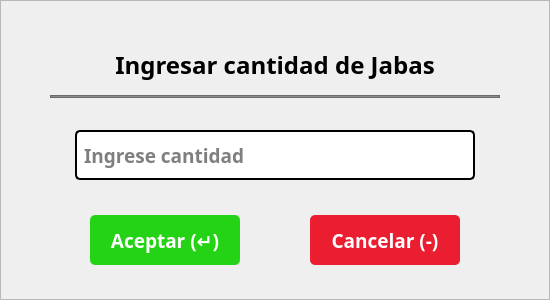
   <widget class="QFrame" name="frmIngresarCantidadJabas">
    <property name="geometry">
     <rect>
      <x>1270</x>
      <y>1440</y>
      <width>550</width>
      <height>300</height>
     </rect>
    </property>
    <property name="styleSheet">
     <string notr="true">#frmIngresarCantidadJabas{background-color: rgb(255, 255, 255);
color: rgb(0, 0, 0);
border:none;
border-radius: 10px;
border: 2px solid #D9D9D9;}</string>
    </property>
    <property name="frameShape">
     <enum>QFrame::StyledPanel</enum>
    </property>
    <property name="frameShadow">
     <enum>QFrame::Raised</enum>
    </property>
    <widget class="QLabel" name="lblTextoIngresarCantidad_2">
     <property name="geometry">
      <rect>
       <x>50</x>
       <y>35</y>
       <width>450</width>
       <height>60</height>
      </rect>
     </property>
     <property name="font">
      <font>
       <family>Poppins</family>
       <pointsize>18</pointsize>
       <weight>75</weight>
       <bold>true</bold>
      </font>
     </property>
     <property name="text">
      <string>Ingresar cantidad de Jabas</string>
     </property>
     <property name="alignment">
      <set>Qt::AlignCenter</set>
     </property>
    </widget>
    <widget class="QLineEdit" name="txtCantidadParaIngresarJabas">
     <property name="geometry">
      <rect>
       <x>75</x>
       <y>130</y>
       <width>400</width>
       <height>50</height>
      </rect>
     </property>
     <property name="font">
      <font>
       <family>Poppins</family>
       <pointsize>14</pointsize>
       <weight>75</weight>
       <bold>true</bold>
      </font>
     </property>
     <property name="styleSheet">
      <string notr="true">background-color: rgb(255, 255, 255);
color: rgb(0, 0, 0);
border-radius: 5px;
border: 2px solid #000;
padding: 5px</string>
     </property>
     <property name="text">
      <string/>
     </property>
     <property name="placeholderText">
      <string>Ingrese cantidad</string>
     </property>
    </widget>
    <widget class="QPushButton" name="btnAceptarFrmRegistrarCantidadJabas">
     <property name="geometry">
      <rect>
       <x>90</x>
       <y>215</y>
       <width>150</width>
       <height>50</height>
      </rect>
     </property>
     <property name="font">
      <font>
       <family>Poppins</family>
       <pointsize>14</pointsize>
       <weight>75</weight>
       <bold>true</bold>
      </font>
     </property>
     <property name="cursor">
      <cursorShape>PointingHandCursor</cursorShape>
     </property>
     <property name="styleSheet">
      <string notr="true">background-color: rgb(36, 211, 21);
color: rgb(255, 255, 255);
border:none;
border-radius: 5px;</string>
     </property>
     <property name="text">
      <string>Aceptar (↵)</string>
     </property>
     <property name="flat">
      <bool>false</bool>
     </property>
    </widget>
    <widget class="QPushButton" name="btnCancelarFrmRegistrarCantidadJabas">
     <property name="geometry">
      <rect>
       <x>310</x>
       <y>215</y>
       <width>150</width>
       <height>50</height>
      </rect>
     </property>
     <property name="font">
      <font>
       <family>Poppins</family>
       <pointsize>14</pointsize>
       <weight>75</weight>
       <bold>true</bold>
      </font>
     </property>
     <property name="cursor">
      <cursorShape>PointingHandCursor</cursorShape>
     </property>
     <property name="styleSheet">
      <string notr="true">background-color: rgb(234, 29, 49);
color: rgb(255, 255, 255);
border:none;
border-radius: 5px;</string>
     </property>
     <property name="text">
      <string>Cancelar (-)</string>
     </property>
    </widget>
    <widget class="QFrame" name="frame_3">
     <property name="geometry">
      <rect>
       <x>50</x>
       <y>95</y>
       <width>450</width>
       <height>3</height>
      </rect>
     </property>
     <property name="styleSheet">
      <string notr="true">background-color: rgb(139, 139, 139);</string>
     </property>
     <property name="frameShape">
      <enum>QFrame::StyledPanel</enum>
     </property>
     <property name="frameShadow">
      <enum>QFrame::Raised</enum>
     </property>
    </widget>
   </widget>
